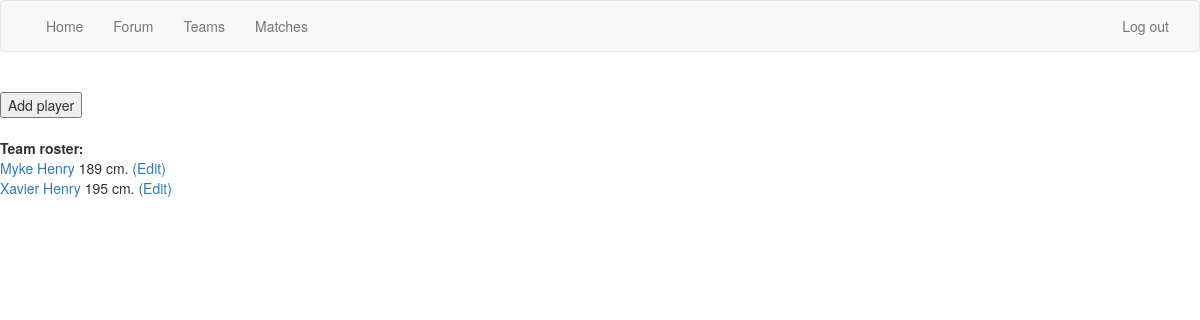
Page /teams/summary/1/ (signed in) on the committed database.
### newsfeed/models.py (models this page shows, shortened)
class Player(models.Model):
    name = models.CharField(max_length=50)
    height = models.IntegerField(validators=[MinValueValidator(0)])
    bDay = models.DateTimeField()
    team = models.ForeignKey(Team, related_name="players", blank=True, null=True)

### newsfeed/views.py (the view)
# urls.py: url(r'^teams/summary/(?P<pk>\d+)/$', views.team_summary, name="team_summary"),
def team_summary(request, pk):
    team = get_object_or_404(Team, pk=pk)
    team_players = Player.objects.filter(team=pk)
    return render(request, 'teams/team_summary.html', {
        'team': team,
        'team_players':team_players
    })

### newsfeed/templates/teams/team_summary.html (shortened to what this page needs)
{% extends 'teams/base.html' %}
{% block content %}
    {% if user.is_superuser %}
        <form action="{% url 'add_player' %}">
            <input type="submit" value="Add player" />
        </form>
    {% endif %}
    <b> Team roster: </b>
    {% for player in team_players %}
    <div>
        <span>
            <a href="{% url 'player_summary' pk=player.pk %}">{{ player.name }}</a>
            {{ player.height }} cm.
            {% if user.is_superuser %}
                <a href="{% url 'edit_player' pk=player.pk %}"> (Edit) </a>
            {% endif %}
        </span>
    </div>
    {% endfor %}
{% endblock %}

### rows in the picture
Player: name "Myke Henry", height "189"
Player: name "Xavier Henry", height "195"
